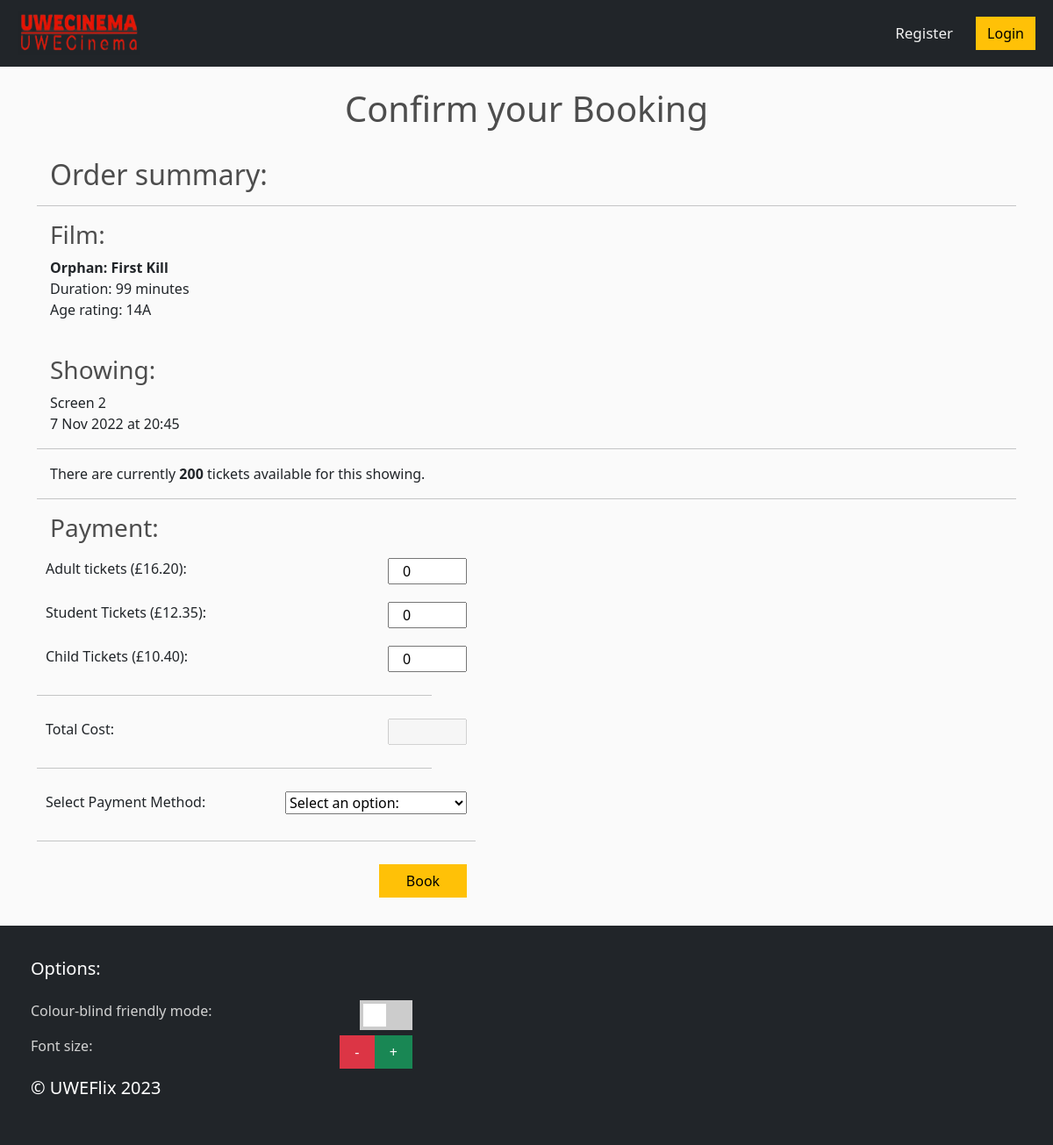
Page /payment/4/ on the committed database.
### uweflix/models.py (models this page shows, shortened)
class Showing(models.Model):
    screen = models.ForeignKey(Screen, default=1, on_delete=models.CASCADE)
    film = models.ForeignKey(Film,on_delete=models.CASCADE)
    time = models.DateTimeField()
    remaining_tickets = models.IntegerField(default=150)  # NEEDS TO BE ASSIGNED TO THE SCREEN CAPACITY SOMEHOW!
    def getShowing(id):#READ
        try:
            showing = Showing.objects.get(id=id)
            return showing
        except:
            print("No showinf exists with that showing ID.")

class Film(models.Model):
    title = models.CharField(max_length=100)
    age_rating = models.CharField(max_length=3)
    """Age Ratings:
        - U
        - PG
        - 12
        - 12A
        - 15
        - 18"""
    duration = models.CharField(max_length=3)
    trailer_desc = models.CharField(max_length=500)
    image = models.ImageField(default="placeholder.png")

class Screen(models.Model):
    capacity = models.IntegerField()
    apply_covid_restrictions =  models.BooleanField(null=True)

class Prices(models.Model):
    adult = models.FloatField(default=5.0)
    student = models.FloatField(default=4.0)
    child = models.FloatField(default=3.0)
    def getCurrentPrices():
        currentPrices = Prices.objects.last()
        return currentPrices.adult, currentPrices.student, currentPrices.child

### uweflix/views.py (the view, shortened to what this page needs)
# urls.py: path("payment/<int:showing>/", views.payment, name="payment"),
def payment(request, showing):
    if 'user_id' in request.session:
        if request.session['user_group'] == "Club Rep":
            return redirect('rep_payment', showing=showing)
    adult,student,child=Prices.getCurrentPrices()
    showing = Showing.getShowing(id=showing)
    form = PaymentForm()
    context = {
        "showing": showing,
        "form": form,
        "adult_price": adult,
        "student_price": student,
        "child_price": child
    }
    return render(request, 'uweflix/payment.html', context)

### uweflix/forms.py (shortened to what this page needs)
class PaymentForm(forms.Form):
    adult_tickets = forms.IntegerField(validators=[
        MaxValueValidator(100),
        MinValueValidator(0)
    ],required=False, initial=0)
    student_tickets = forms.IntegerField(validators=[
        MaxValueValidator(100),
        MinValueValidator(0)
    ],required=False, initial=0)
    child_tickets = forms.IntegerField(validators=[
        MaxValueValidator(100),
        MinValueValidator(0)
    ],required=False, initial=0)
    total_cost=forms.FloatField(label="Total Cost: ", disabled=True, required=False)
    payment_choices = [(None, 'Select an option:'),
                    ('nopay', 'Customer: Pay with Card'),
                    ('credit', 'Student: Pay with Credit'), ]
    payment_options = forms.ChoiceField(choices=payment_choices, widget=forms.Select(attrs={}))

### uweflix/templates/uweflix/payment.html (shortened to what this page needs)
{% extends "uweflix/layout.html" %}
{% load static %}
{% block content %}
<br/>
<h1>Confirm your Booking</h1>
<br/>
<body>
    <h2>Order summary:</h2>
    <hr/>
    <h3>Film:</h3>
        <p>
           <b>{{ showing.film.title }}</b><br/>
           Duration: {{ showing.film.duration }} minutes<br/>
           Age rating: {{ showing.film.age_rating }}
        </p>
        <br/>
        <h3>Showing:</h3>
        <p>Screen {{ showing.screen.id }}<br/>{{ showing.time | date:'j M Y' }} at {{ showing.time | time:'G:i'}}</p>
        <hr/>
        <p>There are currently <b>{{ showing.remaining_tickets }}</b> tickets available for this showing.</p>
        <hr/>
    <div class="form">
        <form id="payment-form" action="{% url 'payment' showing.pk %}" method="post" autocomplete="off">
            <h3>Payment:</h3>
            <div class="form-area">
                <div class="form-group">
                    Adult tickets (£<span id="payment_adult_price">{{ adult_price | floatformat:2 }}</span>): {{ form.adult_tickets }}
                </div>
                <br/>
                <div class="form-group">
                    Student Tickets (£<span id="payment_student_price">{{ student_price | floatformat:2 }}</span>): {{ form.student_tickets }}
                </div>
                <br/>
                <div class="form-group">
                    Child Tickets (£<span id="payment_child_price">{{ child_price | floatformat:2 }}</span>): {{ form.child_tickets }}
                </div>
                <hr/>
                <div class="form-group">
                    Total Cost: {{ form.total_cost }}
                </div>
                <hr/>
                <div class="form-group">
                    Select Payment Method: {{ form.payment_options }}
                </div>
            </div>
            <hr/>
            <div class="form-group">
                <input id="confirm-btn" class="btn btn-warning" type="submit" value="Book">
            </div>
        </form>
    </div>
</body>
{% endblock %}

### uweflix/static/uweflix/site.css (style rules this page uses)
body { background-color: hsl(0, 0%, 98%); }
h1,h2,h3,h4,h5,h6 { color:hsl(0, 0%, 30%); }
.btn { border-radius: 0; }
#id_adult_tickets, #id_student_tickets, #id_child_tickets, #id_total_cost, #discount-btn, #id_adult, #id_student, #id_child, #id_rep_student_tickets, #id_apply_covid_restrictions { width:90px; float: right; }
#id_payment_options, #id_club, #id_card_number, #id_clubrep_choices, #id_timerange_choices, #id_screen, #id_film, #id_time { float:right; }
#confirm-btn, #set-payment-btn { width:100px; float:right; }
.form-area { width: 450px; }
.form-group { height:50px; width: 500px; margin: auto; display: inline-block; padding: 10px; }

### uweflix/templates/uweflix/payment.html (style rules this page uses)
form { display: inline-block; }
h1 { text-align: center; }
h2, h3, h5, p, input { padding-left: 15px; }

### rows in the picture
Showing: film "Orphan: First Kill", film.duration "99", film.age_rating "14A", screen.id "2", time "7 Nov 2022", time "20:45", remaining_tickets "200"
Prices: adult "16.20", student "12.35", child "10.40"
